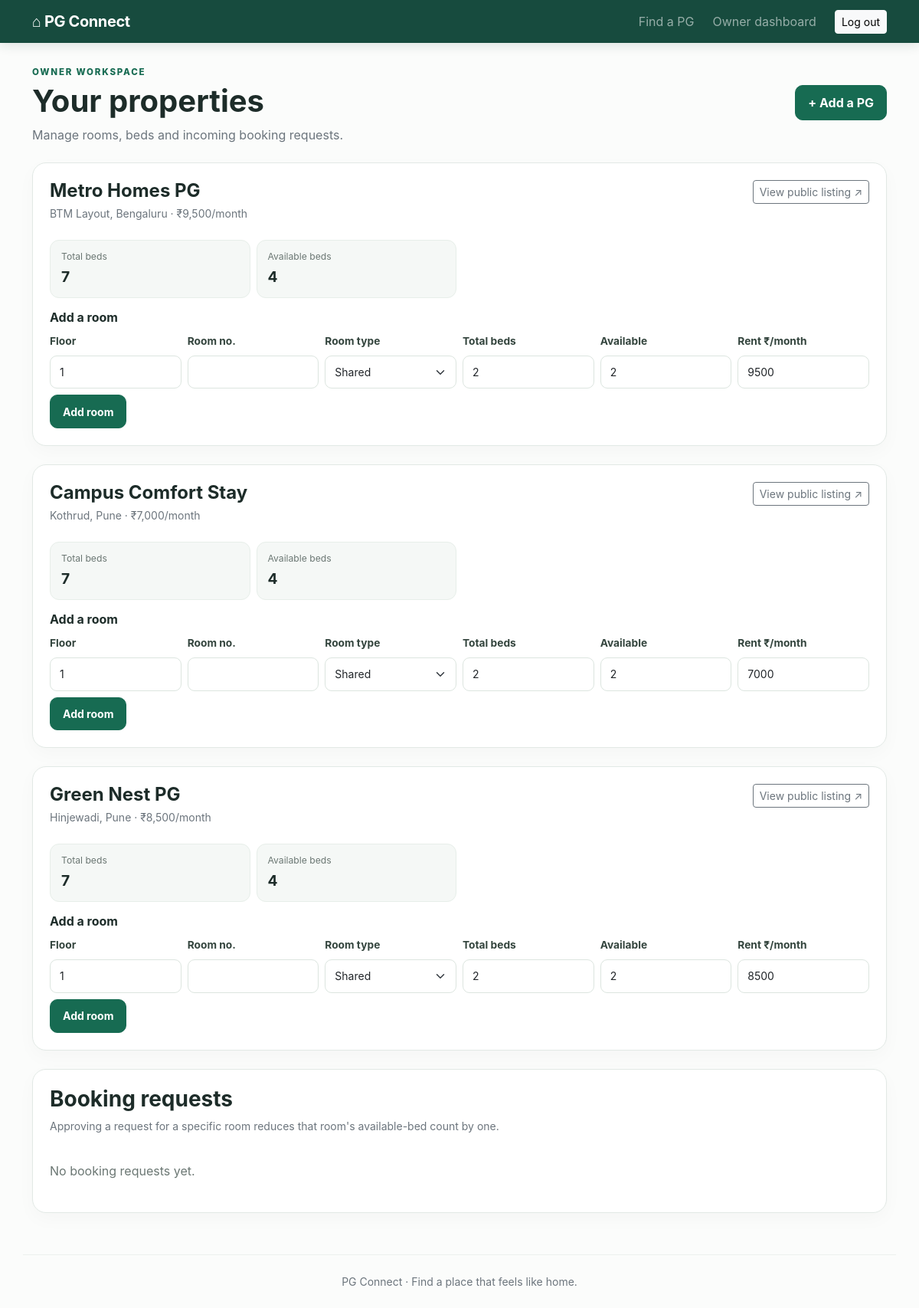
Page /owner (signed in) on the committed database.
### tables this page shows
CREATE TABLE pgs (
      id INTEGER PRIMARY KEY AUTOINCREMENT,
      owner_id INTEGER NOT NULL REFERENCES users(id) ON DELETE CASCADE,
      name TEXT NOT NULL,
      city TEXT NOT NULL,
      area TEXT NOT NULL,
      address TEXT NOT NULL,
      description TEXT,
      monthly_rent INTEGER NOT NULL,
      deposit INTEGER NOT NULL DEFAULT 0,
      room_type TEXT NOT NULL DEFAULT 'Shared',
      gender_policy TEXT NOT NULL DEFAULT 'Any',
      facilities TEXT DEFAULT '',
      nearest_landmark TEXT DEFAULT '',
      commute_minutes INTEGER,
      photo_url TEXT DEFAULT '',
      active INTEGER NOT NULL DEFAULT 1,
      created_at TEXT DEFAULT CURRENT_TIMESTAMP
    );

### app.py (the view)
@app.route("/owner")
@login_required("owner")
def owner_dashboard():
    pgs = db().execute("""SELECT p.*,
      COALESCE((SELECT SUM(total_beds) FROM rooms WHERE pg_id=p.id),0) total_beds,
      COALESCE((SELECT SUM(available_beds) FROM rooms WHERE pg_id=p.id),0) available_beds
      FROM pgs p WHERE p.owner_id=? ORDER BY p.id DESC""", (session["user_id"],)).fetchall()
    requests = db().execute("""SELECT b.*,p.name pg_name,u.name seeker_name,u.phone seeker_phone,
      r.floor_number,r.room_number FROM booking_requests b
      JOIN pgs p ON p.id=b.pg_id JOIN users u ON u.id=b.user_id
      LEFT JOIN rooms r ON r.id=b.room_id WHERE p.owner_id=? ORDER BY b.created_at DESC""",
      (session["user_id"],)).fetchall()
    return render_template("owner_dashboard.html", pgs=pgs, requests=requests)

### app.py (called while the page is built)
def db():
    if "db" not in g:
        g.db = sqlite3.connect(app.config["DATABASE"])
        g.db.row_factory = sqlite3.Row
        g.db.execute("PRAGMA foreign_keys = ON")
    return g.db

def login_required(role=None):
    def decorator(fn):
        @wraps(fn)
        def wrapped(*args, **kwargs):
            if not session.get("user_id"):
                flash("Please log in to continue.", "warning")
                return redirect(url_for("login"))
            if role and session.get("role") != role:
                abort(403)
            return fn(*args, **kwargs)
        return wrapped
    return decorator

### templates/owner_dashboard.html (shortened to what this page needs)
{% extends "base.html" %}
{% block content %}
<div class="d-flex justify-content-between align-items-center flex-wrap gap-3 mb-4"><div><span class="eyebrow">OWNER WORKSPACE</span><h1 class="fw-bold mt-1">Your properties</h1><p class="text-secondary mb-0">Manage rooms, beds and incoming booking requests.</p></div><a class="btn btn-brand" href="{{ url_for('add_pg') }}">+ Add a PG</a></div>
{% for pg in pgs %}
<div class="content-panel mb-4"><div class="d-flex justify-content-between align-items-start flex-wrap gap-2"><div><h4 class="fw-bold mb-1">{{ pg.name }}</h4><div class="text-secondary small">{{ pg.area }}, {{ pg.city }} · ₹{{ "{:,}".format(pg.monthly_rent) }}/month</div></div><a class="btn btn-sm btn-outline-secondary" href="{{ url_for('pg_detail',pg_id=pg.id) }}">View public listing ↗</a></div>
<div class="row g-2 my-3"><div class="col-6 col-md-3"><div class="mini-stat"><span>Total beds</span><strong>{{ pg.total_beds }}</strong></div></div><div class="col-6 col-md-3"><div class="mini-stat"><span>Available beds</span><strong>{{ pg.available_beds }}</strong></div></div></div>
<h6 class="fw-bold mt-3">Add a room</h6><form class="row g-2 align-items-end" method="post" action="{{ url_for('add_room',pg_id=pg.id) }}">
<div class="col-6 col-md-2"><label class="form-label small">Floor</label><input class="form-control form-control-sm" type="number" name="floor_number" value="1" required></div>
<div class="col-6 col-md-2"><label class="form-label small">Room no.</label><input class="form-control form-control-sm" name="room_number" required></div>
<div class="col-6 col-md-2"><label class="form-label small">Room type</label><select class="form-select form-select-sm" name="room_type"><option>Shared</option><option>Double sharing</option><option>Single</option></select></div>
<div class="col-6 col-md-2"><label class="form-label small">Total beds</label><input class="form-control form-control-sm" type="number" min="1" name="total_beds" value="2" required></div>
<div class="col-6 col-md-2"><label class="form-label small">Available</label><input class="form-control form-control-sm" type="number" min="0" name="available_beds" value="2" required></div>
<div class="col-6 col-md-2"><label class="form-label small">Rent ₹/month</label><input class="form-control form-control-sm" type="number" min="0" name="monthly_rent" value="{{ pg.monthly_rent }}" required></div>
<div class="col-12"><button class="btn btn-sm btn-brand">Add room</button></div></form>
</div>
{% else %}
<div class="empty-state mb-4"><h4>No listings yet</h4><p class="text-secondary">Publish your first PG to start receiving enquiries.</p><a class="btn btn-brand" href="{{ url_for('add_pg') }}">Add your first PG</a></div>
{% endfor %}
<div class="content-panel"><h3 class="fw-bold">Booking requests</h3><p class="text-secondary small">Approving a request for a specific room reduces that room's available-bed count by one.</p>
{% if requests %}<div class="table-responsive"><table class="table align-middle"><thead><tr><th>Student / employee</th><th>PG / room</th><th>Move-in</th><th>Message</th><th>Status</th><th>Action</th></tr></thead><tbody>
{% for b in requests %}<tr><td><strong>{{ b.seeker_name }}</strong><div class="small text-secondary">{{ b.seeker_phone or '' }}</div></td><td>{{ b.pg_name }}{% if b.room_number %}<div class="small text-secondary">Floor {{ 'Ground' if b.floor_number==0 else b.floor_number }}, Room {{ b.room_number }}</div>{% endif %}</td><td>{{ b.move_in_date or 'Not specified' }}</td><td class="small">{{ b.message or '—' }}</td><td><span class="status status-{{ b.status|lower }}">{{ b.status }}</span></td><td>{% if b.status=='Pending' %}<div class="d-flex gap-1"><form method="post" action="{{ url_for('booking_action',booking_id=b.id,action='Approved') }}"><button class="btn btn-sm btn-success">Approve</button></form><form method="post" action="{{ url_for('booking_action',booking_id=b.id,action='Rejected') }}"><button class="btn btn-sm btn-outline-danger">Reject</button></form></div>{% else %}—{% endif %}</td></tr>{% endfor %}
</tbody></table></div>{% else %}<div class="empty-inline">No booking requests yet.</div>{% endif %}
</div>
{% endblock %}

### static/style.css (style rules this page uses)
:root { --ink:#1d2c29;--muted:#6b7773;--green:#176b52;--mint:#e8f5ef;--line:#e2e9e5;--paper:#f7faf8 }
body { background:#fbfcfb;color:var(--ink);font-family:Inter,ui-sans-serif,system-ui,-apple-system,"Segoe UI",sans-serif }
.btn-brand { background:var(--green);color:white;border:1px solid var(--green);font-weight:650;border-radius:10px;padding:.65rem 1rem }
.eyebrow { font-size:.72rem;letter-spacing:1.8px;color:var(--green);font-weight:800 }
.filter-panel,.content-panel,.auth-card { background:#fff;border:1px solid var(--line);border-radius:18px;padding:22px;box-shadow:0 8px 24px #1d2c2907 }
.form-label { font-size:.86rem;font-weight:650;color:#34453e }
.form-control,.form-select { border-color:#dce5df;border-radius:9px;padding:.65rem .75rem }
.mini-stat { background:#f5f8f6;border:1px solid #e7eee9;border-radius:12px;padding:12px 14px }
.mini-stat span { display:block;color:var(--muted);font-size:.76rem }
.mini-stat strong { display:block;font-size:1.2rem;margin-top:3px }
.empty-inline { color:var(--muted);padding:20px 0 }

### rows in the picture
pgs: name "Metro Homes PG", area "BTM Layout", city "Bengaluru", monthly_rent "9,500", total_beds "7", available_beds "4", monthly_rent "9500"
pgs: name "Campus Comfort Stay", area "Kothrud", city "Pune", monthly_rent "7,000", total_beds "7", available_beds "4", monthly_rent "7000"
pgs: name "Green Nest PG", area "Hinjewadi", city "Pune", monthly_rent "8,500", total_beds "7", available_beds "4", monthly_rent "8500"
